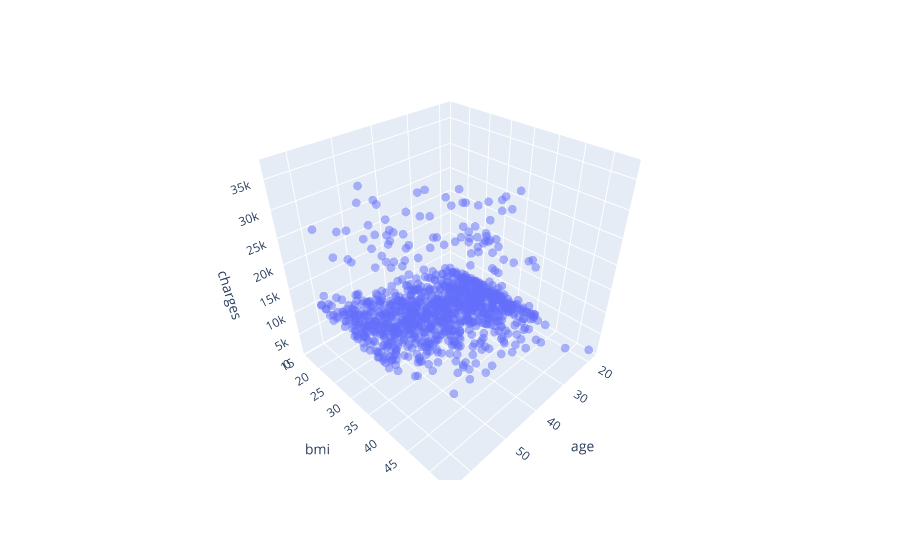

The notebook cell this image was saved under:
### Markdown cell above
We can also visualize the relationship between all 3 variables "age", "bmi" and "charges" using a 3D scatter plot.

### Code cell
fig = px.scatter_3d(non_smoker_df, x='age', y='bmi', z='charges')
fig.update_traces(marker_size=3, marker_opacity=0.5)
fig.show()

### Figure 1 — Plotly figure (JSON) as saved in the notebook; plotly's stock layout.template omitted (floating-point values rounded to 4 significant figures; data arrays with more than 128 entries replaced by an {"elided": "..."} marker saying what was removed)
{"data": [{"hovertemplate": "age=%{x}<br>bmi=%{y}<br>charges=%{z}<extra></extra>", "legendgroup": "", "marker": {"color": "#636efa", "opacity": 0.5, "size": 3, "symbol": "circle"}, "mode": "markers", "name": "", "scene": "scene", "showlegend": false, "type": "scatter3d", "x": {"elided": "1064 int values"}, "y": {"elided": "1064 float values"}, "z": {"elided": "1064 float values"}}], "layout": {"legend": {"tracegroupgap": 0}, "margin": {"t": 60}, "scene": {"domain": {"x": [0, 1], "y": [0, 1]}, "xaxis": {"title": {"text": "age"}}, "yaxis": {"title": {"text": "bmi"}}, "zaxis": {"title": {"text": "charges"}}}}}
